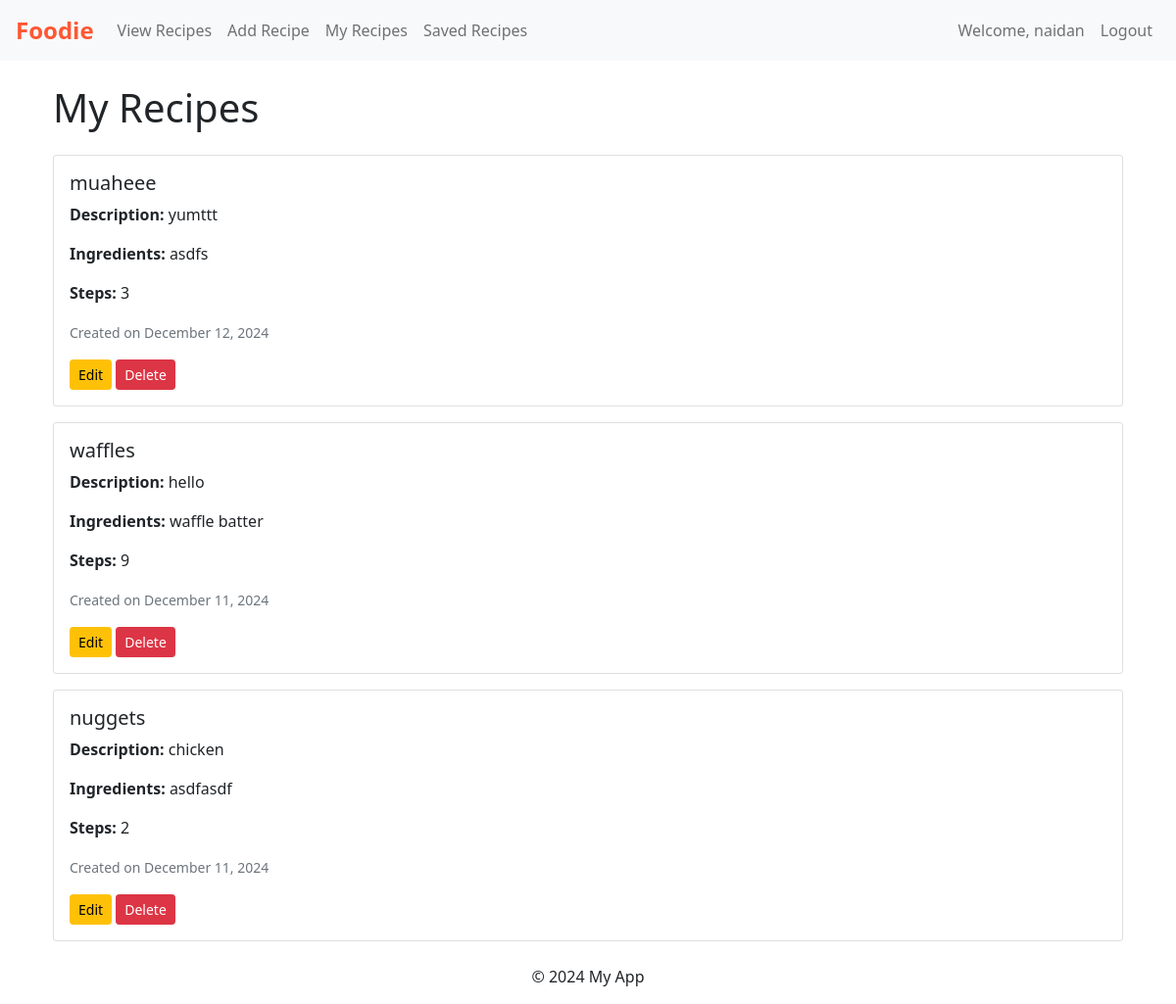
The app's page /my_recipes (signed in) with its own data.
### app/models.py (models this page shows, shortened)
class User(db.Model,UserMixin):
    __tablename__ = 'users'
    id = db.Column(db.Integer, primary_key=True, autoincrement=True)
    username = db.Column(db.String(50), nullable=False)
    email = db.Column(db.String(100), nullable=False)
    password_hash = db.Column(db.String(255))
    created_at = db.Column(db.DateTime, default=datetime.utcnow)
    recipes = db.relationship('Recipe', back_populates='author', cascade="all, delete-orphan")
    likes = db.relationship('Like', back_populates='user', cascade="all, delete-orphan")
    saved_recipes = db.relationship('SavedRecipe', back_populates='user', cascade="all, delete-orphan")

class Recipe(db.Model):
    __tablename__ = 'recipes'
    id = db.Column(db.Integer, primary_key=True, autoincrement=True)
    user_id = db.Column(db.Integer, db.ForeignKey('users.id'), nullable=False)
    author = db.relationship('User', back_populates='recipes')
    title = db.Column(db.String(100), nullable=False)
    description = db.Column(db.Text, nullable=False)
    ingredients = db.Column(db.Text, nullable=False)
    steps = db.Column(db.Text, nullable=False)
    image_url = db.Column(db.String(255))  # Optional, we can set a default picture if anythign
    created_at = db.Column(db.DateTime, default=datetime.utcnow)
    likes = db.relationship('Like', back_populates='recipe', cascade="all, delete-orphan")
    saved_by = db.relationship('SavedRecipe', back_populates='recipe', cascade="all, delete-orphan")

### app/views.py (the view)
@app.route('/my_recipes', methods=['GET'])
@login_required
def my_recipes():
    recipes = Recipe.query.filter_by(user_id=current_user.id).order_by(Recipe.created_at.desc()).all()
    return render_template('my_recipes.html', recipes=recipes)

### app/views.py (called while the page is built)
@login_manager.user_loader
def load_user(user_id):
    return User.query.get(int(user_id))  # Assumes user_id is the primary key of User model

### app/templates/my_recipes.html
{% extends "base.html" %}
{% block content %}
<div class="container mt-4">
    <h1 class="mb-4">My Recipes</h1>
    {% for recipe in recipes %}
    <div class="card mb-3">
        <div class="card-body">
            <h5 class="card-title">{{ recipe.title }}</h5>
            <p class="card-text"><strong>Description:</strong> {{ recipe.description }}</p>
            <p class="card-text"><strong>Ingredients:</strong> {{ recipe.ingredients }}</p>
            <p class="card-text"><strong>Steps:</strong> {{ recipe.steps }}</p>
            <p class="card-text"><small class="text-muted">Created on {{ recipe.created_at.strftime('%B %d, %Y') }}</small></p>
            <a href="{{ url_for('edit_recipe', recipe_id=recipe.id) }}" class="btn btn-warning btn-sm">Edit</a>
            <a href="{{ url_for('delete_recipe', recipe_id=recipe.id) }}" class="btn btn-danger btn-sm">Delete</a>
        </div>
    </div>
    {% endfor %}
</div>
{% endblock %}

### app/templates/base.html (shortened to what this page needs)
<!DOCTYPE html>
<html lang="en">
<head>
    <link href="https://cdn.jsdelivr.net/npm/bootstrap@5.1.3/dist/css/bootstrap.min.css" rel="stylesheet">
    <link href="{{ url_for('static', filename='css/base.css') }}" rel="stylesheet">
</head>
<body>
    <nav class="navbar navbar-expand-lg navbar-light bg-light px-3">
      <a class="navbar-brand" href="/">Foodie</a>
      <div class="collapse navbar-collapse" id="navbarSupportedContent">
        <ul class="navbar-nav me-auto mb-2 mb-lg-0">
          <li class="nav-item">
            <a class="nav-link" href="/view_recipes">View Recipes</a>
          </li>
          {% if current_user.is_authenticated %}
          <li class="nav-item">
            <a class="nav-link" href="/add_recipe">Add Recipe</a>
          </li>
          <li class="nav-item">
            <a class="nav-link" href="/my_recipes">My Recipes</a>
          </li>
          <li class="nav-item">
            <a class="nav-link" href="/saved_recipes">Saved Recipes</a>
          </li>
          {% endif %}
        </ul>
        <ul class="navbar-nav ms-auto mb-2 mb-lg-0">
          {% if current_user.is_authenticated %}
          <li class="nav-item">
            <a class="nav-link" href="#">Welcome, {{ current_user.username }}</a>
          </li>
          <li class="nav-item">
            <a class="nav-link" href="/logout">Logout</a>
          </li>
          {% endif %}
        </ul>
      </div>
    </nav>
    <main class="container mt-4">
        {% block content %}{% endblock %}
    </main>
    <footer class="text-center mt-4">
        <p>&copy; 2024 My App</p>
    </footer>
</body>
</html>

### app/static/css/base.css (style rules this page uses)
.navbar .navbar-brand { color: #ff5733; font-weight: bold; font-size: 1.5rem; }

### records on screen
User: username "naidan"
Recipe: title "muaheee", description "yumttt", ingredients "asdfs", steps "3", created_at "December 12, 2024"
Recipe: title "waffles", description "hello", ingredients "waffle batter", steps "9", created_at "December 11, 2024"
Recipe: title "nuggets", description "chicken", ingredients "asdfasdf", steps "2", created_at "December 11, 2024"
